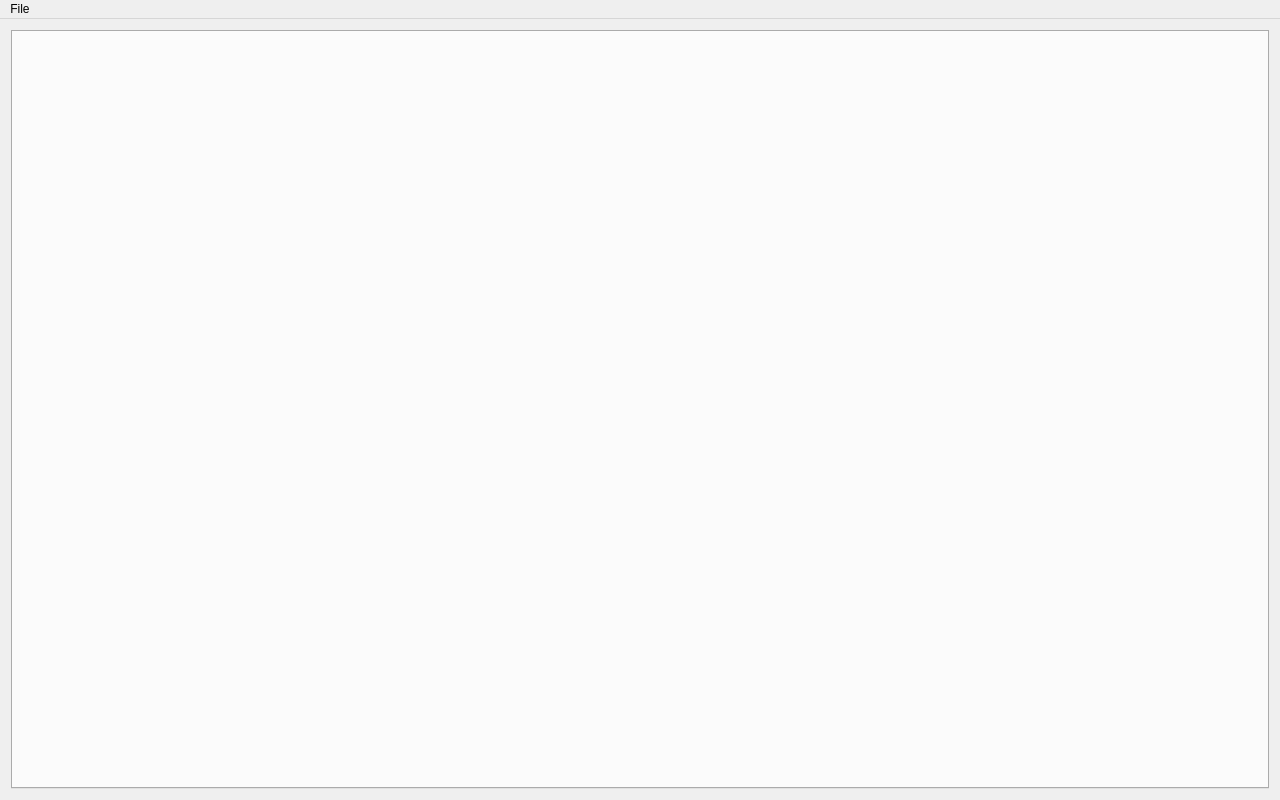
<?xml version="1.0" encoding="UTF-8"?>
<ui version="4.0">
 <class>MainWindow</class>
 <widget class="QMainWindow" name="MainWindow">
  <property name="geometry">
   <rect>
    <x>0</x>
    <y>0</y>
    <width>1280</width>
    <height>800</height>
   </rect>
  </property>
  <widget class="QWidget" name="centralWidget">
   <layout class="QVBoxLayout" name="verticalLayout">
    <item>
     <widget class="QTabWidget" name="tabWidget">
      <property name="currentIndex">
       <number>0</number>
      </property>
      <property name="documentMode">
       <bool>false</bool>
      </property>
      <property name="tabsClosable">
       <bool>true</bool>
      </property>
      <property name="tabBarAutoHide">
       <bool>true</bool>
      </property>
      <widget class="QWidget" name="tab">
       <attribute name="title">
        <string>Tab 1</string>
       </attribute>
      </widget>
     </widget>
    </item>
   </layout>
  </widget>
  <widget class="QMenuBar" name="menuBar">
   <property name="geometry">
    <rect>
     <x>0</x>
     <y>0</y>
     <width>1280</width>
     <height>22</height>
    </rect>
   </property>
   <widget class="QMenu" name="menuFile">
    <property name="title">
     <string>File</string>
    </property>
    <addaction name="actionNew_Tab"/>
    <addaction name="separator"/>
    <addaction name="actionHide_To_Tray"/>
    <addaction name="actionClose"/>
   </widget>
   <addaction name="menuFile"/>
  </widget>
  <action name="actionNew_Tab">
   <property name="icon">
    <iconset theme="list-add">
     <normaloff>.</normaloff>.</iconset>
   </property>
   <property name="text">
    <string>New Tab</string>
   </property>
   <property name="shortcut">
    <string>Ctrl+T</string>
   </property>
   <property name="shortcutContext">
    <enum>Qt::ApplicationShortcut</enum>
   </property>
  </action>
  <action name="actionClose">
   <property name="icon">
    <iconset theme="window-close">
     <normaloff>.</normaloff>.</iconset>
   </property>
   <property name="text">
    <string>Close Diligent</string>
   </property>
  </action>
  <action name="actionHide_To_Tray">
   <property name="text">
    <string>Hide To Tray</string>
   </property>
  </action>
 </widget>
 <layoutdefault spacing="6" margin="11"/>
 <resources/>
 <connections/>
</ui>
